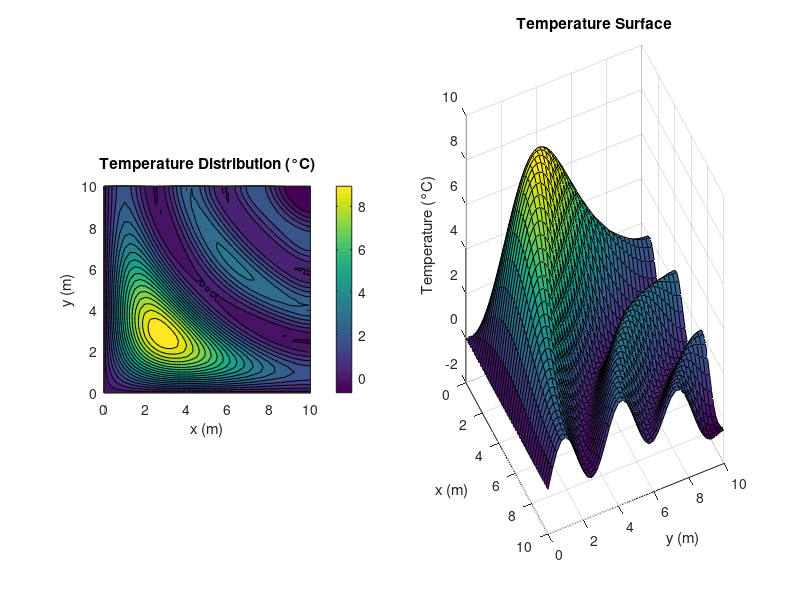

The MATLAB script that drew this image:

    % 2D FEM solver for heat transfer on rectangular domains
    % Using Q4 elements with uniform mesh
    % To do: compute analytical solutions and plot error (as a function of
    % element size)

function fem2d_heat_transfer()
        
    close all

    % Problem parameters
    Lx = 10;         % Length in x-direction (m)
    Ly = 10;         % Length in y-direction (m)
    nx = 40;        % Number of elements in x-direction
    ny = 40;        % Number of elements in y-direction
    k  = 1;        % Thermal conductivity (W/mK)
    
    % Boundary conditions (1=Dirichlet, 2=Neumann) (try varying B.C.s or
    % Robin)
    % Order: left, right, bottom, top
    BC_types = [1, 1, 1, 1]; 
    BC_values = [0, 0, 0, 0];
    
    % Heat source function 
    % Q = @(x,y) 0;  % No heat source for simplicity
    
    % Or try something with fluctuations, etc. 
    Q = @(x,y) 5*sin(1/5 * x*y);

    % Q = @(x,y) exp(-1 / ((x-5) * (y-5)));

    % Generate mesh
    [nodes, elements] = generate_mesh(Lx, Ly, nx, ny);
    
    % Initialize global system
    num_nodes = size(nodes, 1);
    K = sparse(num_nodes, num_nodes);
    F = zeros(num_nodes, 1);
    
    % Assembly
    for e = 1:size(elements, 1)
        elem_nodes = elements(e, :);
        x = nodes(elem_nodes, 1);
        y = nodes(elem_nodes, 2);
        
        [Ke, Fe] = element_heat(x, y, k, Q);
        
        K(elem_nodes, elem_nodes) = K(elem_nodes, elem_nodes) + Ke;
        F(elem_nodes) = F(elem_nodes) + Fe;
    end
    
    % Apply boundary conditions
    [K, F] = apply_bc(K, F, nodes, BC_types, BC_values);
    
    % Solve the system

    T = K\F;  % if increasing system size, use iterative method instead
    
    % Plot results
    plot_results(nodes, elements, T, nx, ny);
end

function [nodes, elements] = generate_mesh(Lx, Ly, nx, ny)
    % Generate uniform mesh on rectangular domain [0,Lx] x [0,Ly]
    
    % Node coordinates
    x = linspace(0, Lx, nx+1);
    y = linspace(0, Ly, ny+1);
    [X, Y] = meshgrid(x, y);
    nodes = [X(:), Y(:)];
    
    % Element connectivity (Q4 elements)
    elements = zeros(nx*ny, 4);
    for j = 1:ny
        for i = 1:nx
            elem_id = (j-1)*nx + i;
            n1 = (j-1)*(nx+1) + i;
            n2 = n1 + 1;
            n4 = j*(nx+1) + i;
            n3 = n4 + 1;
            elements(elem_id, :) = [n1, n2, n3, n4];
        end
    end
end

function [Ke, Fe] = element_heat(x, y, k, Q)
    % Compute element stiffness matrix and force vector for Q4 element
    
    % Gauss points (2x2 integration)
    gp = [-1/sqrt(3), -1/sqrt(3);
            1/sqrt(3), -1/sqrt(3);
            1/sqrt(3),  1/sqrt(3);
           -1/sqrt(3),  1/sqrt(3)];
    w = [1, 1, 1, 1]; % weights
    
    Ke = zeros(4,4);
    Fe = zeros(4,1);
    
    for i = 1:4
        xi = gp(i,1);
        eta = gp(i,2);
        
        % Shape functions and derivatives
        N = 0.25 * [(1-xi)*(1-eta), (1+xi)*(1-eta), (1+xi)*(1+eta), (1-xi)*(1+eta)];
        dNxi = 0.25 * [-(1-eta), (1-eta), (1+eta), -(1+eta)];
        dNeta = 0.25 * [-(1-xi), -(1+xi), (1+xi), (1-xi)];
        
        % Jacobian matrix
        J = [dNxi*x, dNxi*y; dNeta*x, dNeta*y];
        detJ = det(J);
        % invJ = inv(J);
        
        % Derivatives of shape functions w.r.t. x and y
        dN = [dNxi; dNeta];
        dNxy = J \ dN;
        dNx = dNxy(1,:);
        dNy = dNxy(2,:);
        
        % B matrix
        B = [dNx; dNy];
        
        % Element stiffness matrix contribution
        Ke = Ke + w(i) * (B' * B) * k * detJ;
        
        % Element force vector contribution
        x_phys = N * x;
        y_phys = N * y;
        Fe = Fe + w(i) * N' * Q(x_phys, y_phys) * detJ;
    end
end

function [K, F] = apply_bc(K, F, nodes, BC_types, BC_values)
    % Apply boundary conditions (Dirichlet and/or Neumann)
    
    tol = 1e-6;
    x = nodes(:,1);
    y = nodes(:,2);
    Lx = max(x);
    Ly = max(y);
    
    % Left boundary (x=0)
    left_nodes = find(abs(x) < tol);
    if BC_types(1) == 1 % Dirichlet
        K(left_nodes, :) = 0;
        K(left_nodes, left_nodes) = speye(length(left_nodes));
        F(left_nodes) = BC_values(1);
    end
    
    % Right boundary (x=Lx)
    right_nodes = find(abs(x - Lx) < tol);
    if BC_types(2) == 2 % Neumann
        q = BC_values(2);
        for i = 1:length(right_nodes)-1
            n1 = right_nodes(i);
            n2 = right_nodes(i+1);
            length_edge = norm(nodes(n2,:) - nodes(n1,:));
            F(n1) = F(n1) + q * length_edge/2;
            F(n2) = F(n2) + q * length_edge/2;
        end
    end
    
    % Bottom boundary (y=0)
    bottom_nodes = find(abs(y) < tol);
    if BC_types(3) == 1 % Dirichlet
        K(bottom_nodes, :) = 0;
        K(bottom_nodes, bottom_nodes) = speye(length(bottom_nodes));
        F(bottom_nodes) = BC_values(3);
    end
    
    % Top boundary (y=Ly)
    top_nodes = find(abs(y - Ly) < tol);
    if BC_types(4) == 2 % Neumann
        q = BC_values(4);
        for i = 1:length(top_nodes)-1
            n1 = top_nodes(i);
            n2 = top_nodes(i+1);
            length_edge = norm(nodes(n2,:) - nodes(n1,:));
            F(n1) = F(n1) + q * length_edge/2;
            F(n2) = F(n2) + q * length_edge/2;
        end
    end
end

function plot_results(nodes, ~ , T, nx, ny)
    % Plotting of results
    
    figure;
    
    % Contour plot
    X = reshape(nodes(:,1), ny+1, nx+1);
    Y = reshape(nodes(:,2), ny+1, nx+1);
    T_grid = reshape(T, ny+1, nx+1);
    
    subplot(1,2,1);
    contourf(X, Y, T_grid, 20);
    colorbar;
    title('Temperature Distribution (°C)');
    xlabel('x (m)');
    ylabel('y (m)');
    axis equal;
    
    % Surface plot
    subplot(1,2,2);
    surf(X, Y, T_grid);
     view(65,32);          % A nice view of the 3d plot for this problem
    title('Temperature Surface');
    xlabel('x (m)');
    ylabel('y (m)');
    zlabel('Temperature (°C)');
    
    % Print min and max temperature
    fprintf('Minimum temperature: %.2f°C\n', min(T));
    fprintf('Maximum temperature: %.2f°C\n', max(T));
end
